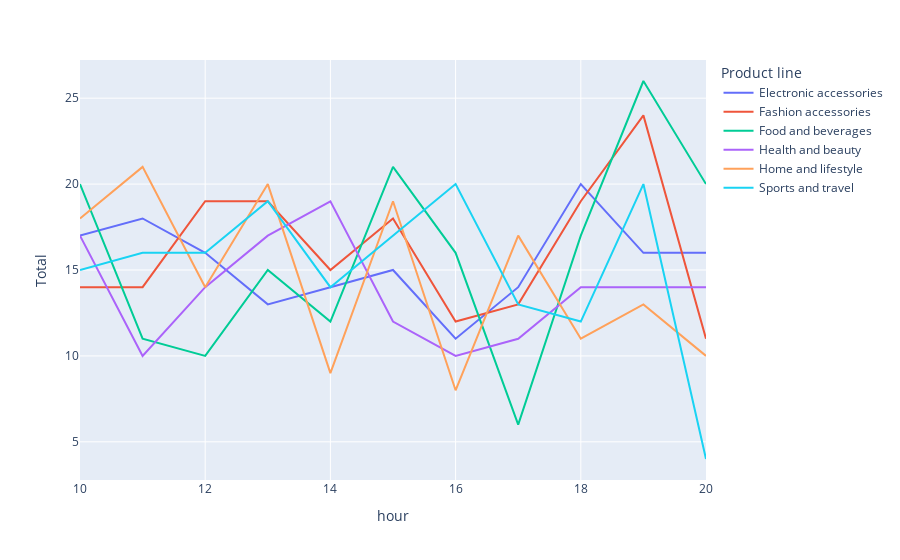

The cell this chart's notebook holds for it:
### Code cell
df_ = (
    df
    .groupby(['hour','Product line'],as_index=False)
    ['Total']
    .count()
)
px.line(
    df_,
    x = 'hour',
    y = 'Total',
    color = 'Product line'
)

### Figure 1 — Plotly figure (JSON) as saved in the notebook; plotly's stock layout.template omitted (floating-point values rounded to 4 significant figures)
{"data": [{"hovertemplate": "Product line=Electronic accessories<br>hour=%{x}<br>Total=%{y}<extra></extra>", "legendgroup": "Electronic accessories", "line": {"color": "#636efa", "dash": "solid"}, "marker": {"symbol": "circle"}, "mode": "lines", "name": "Electronic accessories", "orientation": "v", "showlegend": true, "type": "scatter", "x": [10, 11, 12, 13, 14, 15, 16, 17, 18, 19, 20], "xaxis": "x", "y": [17, 18, 16, 13, 14, 15, 11, 14, 20, 16, 16], "yaxis": "y"}, {"hovertemplate": "Product line=Fashion accessories<br>hour=%{x}<br>Total=%{y}<extra></extra>", "legendgroup": "Fashion accessories", "line": {"color": "#EF553B", "dash": "solid"}, "marker": {"symbol": "circle"}, "mode": "lines", "name": "Fashion accessories", "orientation": "v", "showlegend": true, "type": "scatter", "x": [10, 11, 12, 13, 14, 15, 16, 17, 18, 19, 20], "xaxis": "x", "y": [14, 14, 19, 19, 15, 18, 12, 13, 19, 24, 11], "yaxis": "y"}, {"hovertemplate": "Product line=Food and beverages<br>hour=%{x}<br>Total=%{y}<extra></extra>", "legendgroup": "Food and beverages", "line": {"color": "#00cc96", "dash": "solid"}, "marker": {"symbol": "circle"}, "mode": "lines", "name": "Food and beverages", "orientation": "v", "showlegend": true, "type": "scatter", "x": [10, 11, 12, 13, 14, 15, 16, 17, 18, 19, 20], "xaxis": "x", "y": [20, 11, 10, 15, 12, 21, 16, 6, 17, 26, 20], "yaxis": "y"}, {"hovertemplate": "Product line=Health and beauty<br>hour=%{x}<br>Total=%{y}<extra></extra>", "legendgroup": "Health and beauty", "line": {"color": "#ab63fa", "dash": "solid"}, "marker": {"symbol": "circle"}, "mode": "lines", "name": "Health and beauty", "orientation": "v", "showlegend": true, "type": "scatter", "x": [10, 11, 12, 13, 14, 15, 16, 17, 18, 19, 20], "xaxis": "x", "y": [17, 10, 14, 17, 19, 12, 10, 11, 14, 14, 14], "yaxis": "y"}, {"hovertemplate": "Product line=Home and lifestyle<br>hour=%{x}<br>Total=%{y}<extra></extra>", "legendgroup": "Home and lifestyle", "line": {"color": "#FFA15A", "dash": "solid"}, "marker": {"symbol": "circle"}, "mode": "lines", "name": "Home and lifestyle", "orientation": "v", "showlegend": true, "type": "scatter", "x": [10, 11, 12, 13, 14, 15, 16, 17, 18, 19, 20], "xaxis": "x", "y": [18, 21, 14, 20, 9, 19, 8, 17, 11, 13, 10], "yaxis": "y"}, {"hovertemplate": "Product line=Sports and travel<br>hour=%{x}<br>Total=%{y}<extra></extra>", "legendgroup": "Sports and travel", "line": {"color": "#19d3f3", "dash": "solid"}, "marker": {"symbol": "circle"}, "mode": "lines", "name": "Sports and travel", "orientation": "v", "showlegend": true, "type": "scatter", "x": [10, 11, 12, 13, 14, 15, 16, 17, 18, 19, 20], "xaxis": "x", "y": [15, 16, 16, 19, 14, 17, 20, 13, 12, 20, 4], "yaxis": "y"}], "layout": {"legend": {"title": {"text": "Product line"}, "tracegroupgap": 0}, "margin": {"t": 60}, "xaxis": {"anchor": "y", "domain": [0, 1], "title": {"text": "hour"}}, "yaxis": {"anchor": "x", "domain": [0, 1], "title": {"text": "Total"}}}}
